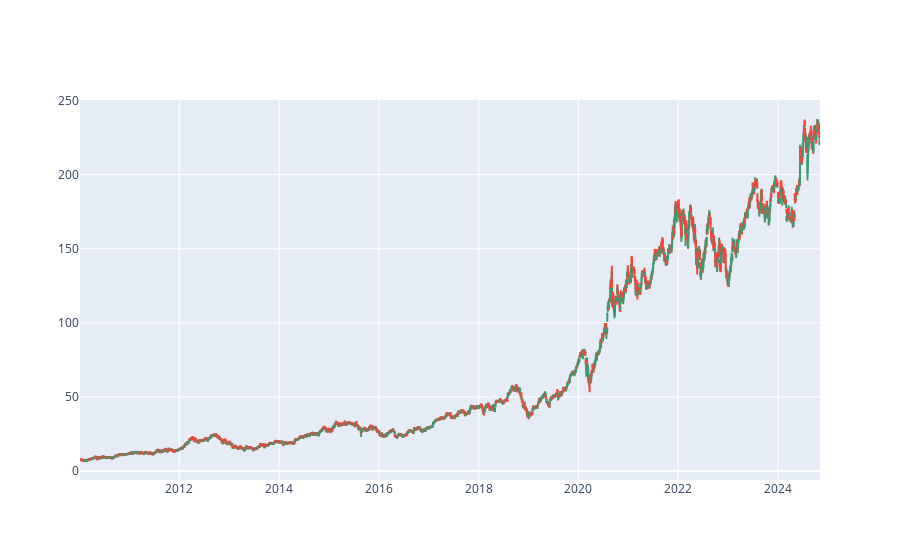

Source (notebook cell):
### Code cell
plot_candelstick("AAPL")

### Figure 1 — Plotly figure (JSON) as saved in the notebook; plotly's stock layout.template omitted (floating-point values rounded to 4 significant figures; data arrays with more than 128 entries replaced by an {"elided": "..."} marker saying what was removed)
{"data": [{"close": {"elided": "3735 float values"}, "high": {"elided": "3735 float values"}, "low": {"elided": "3735 float values"}, "open": {"elided": "3735 float values"}, "type": "candlestick", "x": {"elided": "3735 str values"}}], "layout": {"xaxis": {"rangeslider": {"visible": false}}}}
